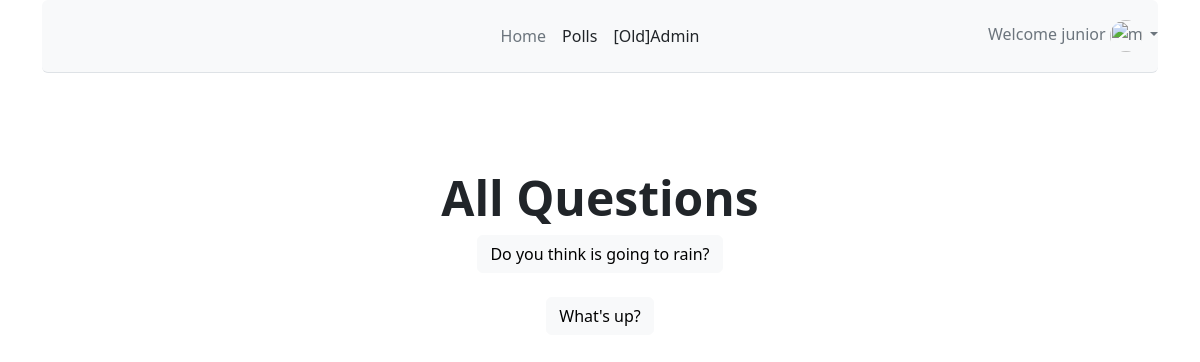
The app's page /polls/ (signed in), older data.
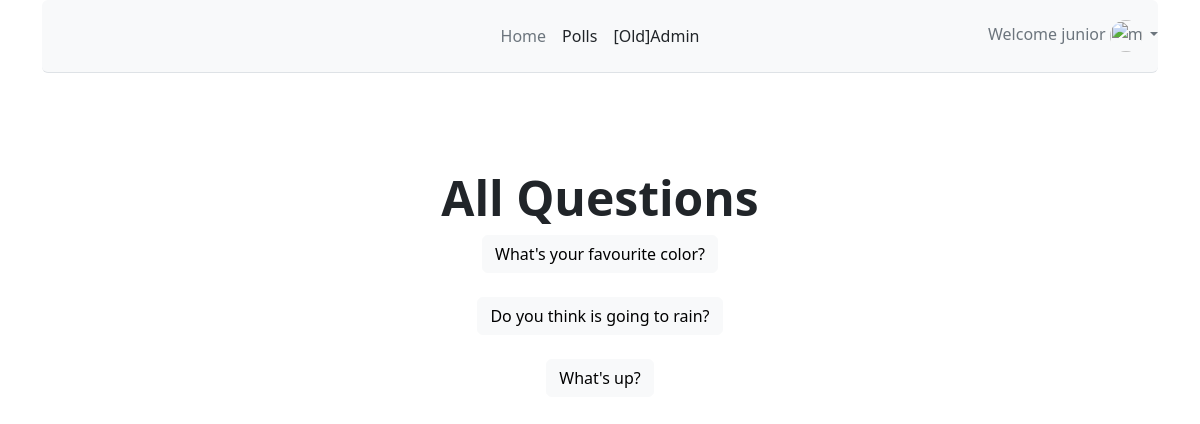
The same page, newer data.
### polls/models.py (models this page shows, shortened)
class Question(models.Model):
    question_text = models.CharField(max_length=200)
    pub_date = models.DateTimeField('date published')

### polls/views.py (the view)
# urls.py: path('', views.index, name='index'),
def index(request):
    latest_question_list = Question.objects.order_by('-pub_date')[:5]
    context = {'latest_question_list': latest_question_list,}
    return render(request, 'polls/index.html', context)

### templates/polls/index.html (shortened to what this page needs)
{% extends 'base.html' %}
{% block content %}
    <div class="px-4 py-5 my-5 text-center">
    <h1 class="display-5 fw-bold">All Questions</h1>
    <div class="col-lg-6 mx-auto">
        {% if latest_question_list %}
    {% for question in latest_question_list %}
        <a href="{% url 'polls:detail' question.id %}" class="btn btn-light lead mb-4">{{ question.question_text }}</a><br>
    {% endfor %}
{% else %}
    <p class="lead mb-4">No polls are available.</p>
{% endif %}
    </div>
    </div>
{% endblock %}

Row changes from the older to the newer data that the page shows:
added Question: question_text "What's your favourite color?"
